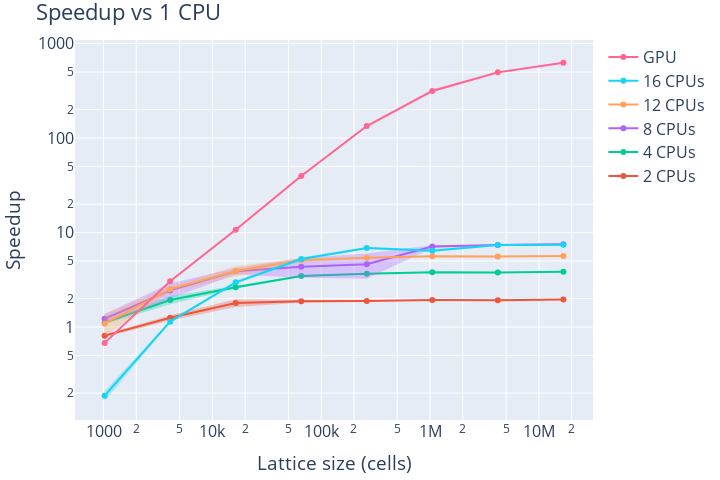

Source (notebook cell):
### Code cell
fig = go.Figure()

for idx, (name, dfs, _) in enumerate(runs_parallel):
    for i, df in enumerate(dfs):
        dfs[i]["speedup"] = cpu_df["avgEvolveTime"] / df["avgEvolveTime"]

    df = pd.concat(dfs)
    df["size"] **= 2
    add_mean_std_trace(fig, df, name, idx + 1, "speedup")

fig.update_layout(title="Speedup vs 1 CPU", xaxis_title='Lattice size (cells)', yaxis_title="Speedup", **layout_settings)
fig.update_xaxes(type="log")
fig.update_yaxes(type="log")
fig.show()
fig.write_image("images/lat_hl_evo_speedup.png")

### Figure 1 — Plotly figure (JSON) as saved in the notebook; plotly's stock layout.template omitted (floating-point values rounded to 4 significant figures)
{"data": [{"line": {"color": "#EF553B"}, "mode": "lines+markers", "name": "2 CPUs", "type": "scatter", "x": [1024, 4096, 16384, 65536, 262144, 1048576, 4194304, 16777216], "y": [0.81, 1.251, 1.796, 1.87, 1.885, 1.935, 1.92, 1.951]}, {"line": {"width": 0}, "mode": "lines", "name": "2 CPUs upper", "showlegend": false, "type": "scatter", "x": [1024, 4096, 16384, 65536, 262144, 1048576, 4194304, 16777216], "y": [0.8403, 1.331, 1.967, 1.935, 1.908, 1.943, 1.931, 1.966]}, {"fill": "tonexty", "fillcolor": "rgba(239, 85, 59, 0.30)", "line": {"width": 0}, "mode": "lines", "name": "2 CPUs lower", "showlegend": false, "type": "scatter", "x": [1024, 4096, 16384, 65536, 262144, 1048576, 4194304, 16777216], "y": [0.7796, 1.17, 1.625, 1.806, 1.861, 1.926, 1.908, 1.935]}, {"line": {"color": "#00CC96"}, "mode": "lines+markers", "name": "4 CPUs", "type": "scatter", "x": [1024, 4096, 16384, 65536, 262144, 1048576, 4194304, 16777216], "y": [1.113, 1.934, 2.637, 3.463, 3.668, 3.791, 3.777, 3.848]}, {"line": {"width": 0}, "mode": "lines", "name": "4 CPUs upper", "showlegend": false, "type": "scatter", "x": [1024, 4096, 16384, 65536, 262144, 1048576, 4194304, 16777216], "y": [1.156, 2.128, 2.735, 3.529, 3.72, 3.809, 3.784, 3.855]}, {"fill": "tonexty", "fillcolor": "rgba(0, 204, 150, 0.30)", "line": {"width": 0}, "mode": "lines", "name": "4 CPUs lower", "showlegend": false, "type": "scatter", "x": [1024, 4096, 16384, 65536, 262144, 1048576, 4194304, 16777216], "y": [1.07, 1.741, 2.538, 3.396, 3.615, 3.772, 3.769, 3.841]}, {"line": {"color": "#AB63FA"}, "mode": "lines+markers", "name": "8 CPUs", "type": "scatter", "x": [1024, 4096, 16384, 65536, 262144, 1048576, 4194304, 16777216], "y": [1.224, 2.441, 3.896, 4.355, 4.627, 7.105, 7.383, 7.513]}, {"line": {"width": 0}, "mode": "lines", "name": "8 CPUs upper", "showlegend": false, "type": "scatter", "x": [1024, 4096, 16384, 65536, 262144, 1048576, 4194304, 16777216], "y": [1.374, 2.881, 4.204, 5.393, 6.003, 7.348, 7.386, 7.517]}, {"fill": "tonexty", "fillcolor": "rgba(171, 99, 250, 0.30)", "line": {"width": 0}, "mode": "lines", "name": "8 CPUs lower", "showlegend": false, "type": "scatter", "x": [1024, 4096, 16384, 65536, 262144, 1048576, 4194304, 16777216], "y": [1.073, 2.0, 3.588, 3.317, 3.251, 6.861, 7.379, 7.51]}, {"line": {"color": "#FFA15A"}, "mode": "lines+markers", "name": "12 CPUs", "type": "scatter", "x": [1024, 4096, 16384, 65536, 262144, 1048576, 4194304, 16777216], "y": [1.085, 2.516, 3.924, 5.102, 5.407, 5.596, 5.565, 5.641]}, {"line": {"width": 0}, "mode": "lines", "name": "12 CPUs upper", "showlegend": false, "type": "scatter", "x": [1024, 4096, 16384, 65536, 262144, 1048576, 4194304, 16777216], "y": [1.37, 2.678, 4.415, 5.349, 5.463, 5.613, 5.58, 5.648]}, {"fill": "tonexty", "fillcolor": "rgba(255, 161, 90, 0.30)", "line": {"width": 0}, "mode": "lines", "name": "12 CPUs lower", "showlegend": false, "type": "scatter", "x": [1024, 4096, 16384, 65536, 262144, 1048576, 4194304, 16777216], "y": [0.7998, 2.355, 3.432, 4.855, 5.352, 5.578, 5.551, 5.634]}, {"line": {"color": "#19D3F3"}, "mode": "lines+markers", "name": "16 CPUs", "type": "scatter", "x": [1024, 4096, 16384, 65536, 262144, 1048576, 4194304, 16777216], "y": [0.1875, 1.14, 2.974, 5.242, 6.848, 6.435, 7.385, 7.425]}, {"line": {"width": 0}, "mode": "lines", "name": "16 CPUs upper", "showlegend": false, "type": "scatter", "x": [1024, 4096, 16384, 65536, 262144, 1048576, 4194304, 16777216], "y": [0.2103, 1.167, 3.091, 5.469, 7.016, 6.636, 7.523, 7.449]}, {"fill": "tonexty", "fillcolor": "rgba(25, 211, 243, 0.30)", "line": {"width": 0}, "mode": "lines", "name": "16 CPUs lower", "showlegend": false, "type": "scatter", "x": [1024, 4096, 16384, 65536, 262144, 1048576, 4194304, 16777216], "y": [0.1648, 1.113, 2.857, 5.014, 6.679, 6.234, 7.248, 7.401]}, {"line": {"color": "#FF6692"}, "mode": "lines+markers", "name": "GPU", "type": "scatter", "x": [1024, 4096, 16384, 65536, 262144, 1048576, 4194304, 16777216], "y": [0.6793, 3.051, 10.72, 39.6, 134.0, 315.6, 496.2, 627.2]}, {"line": {"width": 0}, "mode": "lines", "name": "GPU upper", "showlegend": false, "type": "scatter", "x": [1024, 4096, 16384, 65536, 262144, 1048576, 4194304, 16777216], "y": [0.6914, 3.115, 10.95, 40.48, 137.8, 326.1, 511.0, 635.1]}, {"fill": "tonexty", "fillcolor": "rgba(255, 102, 146, 0.30)", "line": {"width": 0}, "mode": "lines", "name": "GPU lower", "showlegend": false, "type": "scatter", "x": [1024, 4096, 16384, 65536, 262144, 1048576, 4194304, 16777216], "y": [0.6673, 2.988, 10.48, 38.72, 130.3, 305.1, 481.4, 619.3]}], "layout": {"font": {"size": 16}, "height": 480, "margin": {"b": 10, "l": 10, "r": 10, "t": 40}, "title": {"text": "Speedup vs 1 CPU"}, "width": 720, "xaxis": {"title": {"text": "Lattice size (cells)"}, "type": "log"}, "yaxis": {"title": {"text": "Speedup"}, "type": "log"}}}
